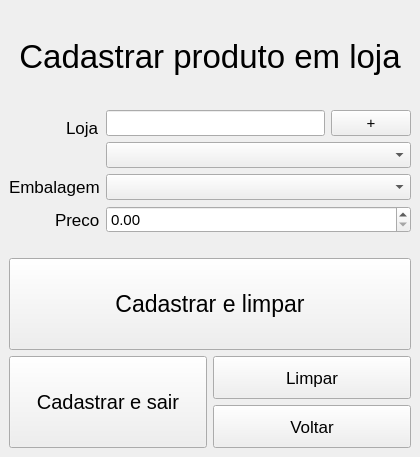
<?xml version="1.0" encoding="UTF-8"?>
<ui version="4.0">
 <class>MainWindow</class>
 <widget class="QMainWindow" name="MainWindow">
  <property name="geometry">
   <rect>
    <x>0</x>
    <y>0</y>
    <width>420</width>
    <height>457</height>
   </rect>
  </property>
  <property name="windowTitle">
   <string>MainWindow</string>
  </property>
  <widget class="QWidget" name="centralwidget">
   <layout class="QVBoxLayout" name="verticalLayout_4" stretch="2,3,4">
    <item>
     <widget class="QLabel" name="lbl_titulo">
      <property name="font">
       <font>
        <pointsize>25</pointsize>
       </font>
      </property>
      <property name="text">
       <string>Cadastrar produto em loja</string>
      </property>
      <property name="alignment">
       <set>Qt::AlignCenter</set>
      </property>
     </widget>
    </item>
    <item>
     <layout class="QFormLayout" name="formLayout">
      <property name="labelAlignment">
       <set>Qt::AlignRight|Qt::AlignTrailing|Qt::AlignVCenter</set>
      </property>
      <item row="0" column="0">
       <widget class="QLabel" name="lbl_loja">
        <property name="font">
         <font>
          <pointsize>13</pointsize>
         </font>
        </property>
        <property name="text">
         <string>Loja</string>
        </property>
       </widget>
      </item>
      <item row="0" column="1">
       <layout class="QVBoxLayout" name="verticalLayout">
        <item>
         <layout class="QHBoxLayout" name="horizontalLayout_3">
          <item>
           <widget class="QLineEdit" name="txt_loja">
            <property name="font">
             <font>
              <pointsize>11</pointsize>
             </font>
            </property>
           </widget>
          </item>
          <item>
           <widget class="QPushButton" name="btn_ativar_loja">
            <property name="font">
             <font>
              <pointsize>11</pointsize>
             </font>
            </property>
            <property name="text">
             <string>+</string>
            </property>
           </widget>
          </item>
         </layout>
        </item>
        <item>
         <widget class="QComboBox" name="combo_loja">
          <property name="font">
           <font>
            <pointsize>11</pointsize>
           </font>
          </property>
         </widget>
        </item>
       </layout>
      </item>
      <item row="1" column="0">
       <widget class="QLabel" name="lbl_embalagem">
        <property name="font">
         <font>
          <pointsize>13</pointsize>
         </font>
        </property>
        <property name="text">
         <string>Embalagem</string>
        </property>
       </widget>
      </item>
      <item row="1" column="1">
       <widget class="QComboBox" name="combo_embalagem">
        <property name="font">
         <font>
          <pointsize>11</pointsize>
         </font>
        </property>
       </widget>
      </item>
      <item row="2" column="0">
       <widget class="QLabel" name="lbl_preco">
        <property name="font">
         <font>
          <pointsize>13</pointsize>
         </font>
        </property>
        <property name="text">
         <string>Preco</string>
        </property>
       </widget>
      </item>
      <item row="2" column="1">
       <widget class="QDoubleSpinBox" name="double_preco">
        <property name="font">
         <font>
          <pointsize>11</pointsize>
         </font>
        </property>
       </widget>
      </item>
     </layout>
    </item>
    <item>
     <layout class="QVBoxLayout" name="verticalLayout_3" stretch="1,1">
      <item>
       <widget class="QPushButton" name="btn_cad_limpar">
        <property name="sizePolicy">
         <sizepolicy hsizetype="Minimum" vsizetype="Minimum">
          <horstretch>0</horstretch>
          <verstretch>0</verstretch>
         </sizepolicy>
        </property>
        <property name="font">
         <font>
          <pointsize>17</pointsize>
         </font>
        </property>
        <property name="text">
         <string>Cadastrar e limpar</string>
        </property>
       </widget>
      </item>
      <item>
       <layout class="QHBoxLayout" name="horizontalLayout_2" stretch="1,1">
        <item>
         <widget class="QPushButton" name="btn_cad_sair">
          <property name="sizePolicy">
           <sizepolicy hsizetype="Minimum" vsizetype="Minimum">
            <horstretch>0</horstretch>
            <verstretch>0</verstretch>
           </sizepolicy>
          </property>
          <property name="font">
           <font>
            <pointsize>15</pointsize>
           </font>
          </property>
          <property name="text">
           <string>Cadastrar e sair</string>
          </property>
         </widget>
        </item>
        <item>
         <layout class="QVBoxLayout" name="verticalLayout_2" stretch="1,1">
          <item>
           <widget class="QPushButton" name="btn_limpar">
            <property name="sizePolicy">
             <sizepolicy hsizetype="Minimum" vsizetype="Minimum">
              <horstretch>0</horstretch>
              <verstretch>0</verstretch>
             </sizepolicy>
            </property>
            <property name="font">
             <font>
              <pointsize>13</pointsize>
             </font>
            </property>
            <property name="text">
             <string>Limpar</string>
            </property>
           </widget>
          </item>
          <item>
           <widget class="QPushButton" name="btn_voltar">
            <property name="sizePolicy">
             <sizepolicy hsizetype="Minimum" vsizetype="Minimum">
              <horstretch>0</horstretch>
              <verstretch>0</verstretch>
             </sizepolicy>
            </property>
            <property name="font">
             <font>
              <pointsize>13</pointsize>
             </font>
            </property>
            <property name="text">
             <string>Voltar</string>
            </property>
           </widget>
          </item>
         </layout>
        </item>
       </layout>
      </item>
     </layout>
    </item>
   </layout>
  </widget>
 </widget>
 <tabstops>
  <tabstop>txt_loja</tabstop>
  <tabstop>btn_ativar_loja</tabstop>
  <tabstop>combo_loja</tabstop>
  <tabstop>combo_embalagem</tabstop>
  <tabstop>double_preco</tabstop>
  <tabstop>btn_cad_limpar</tabstop>
  <tabstop>btn_cad_sair</tabstop>
  <tabstop>btn_limpar</tabstop>
  <tabstop>btn_voltar</tabstop>
 </tabstops>
 <resources/>
 <connections/>
</ui>
